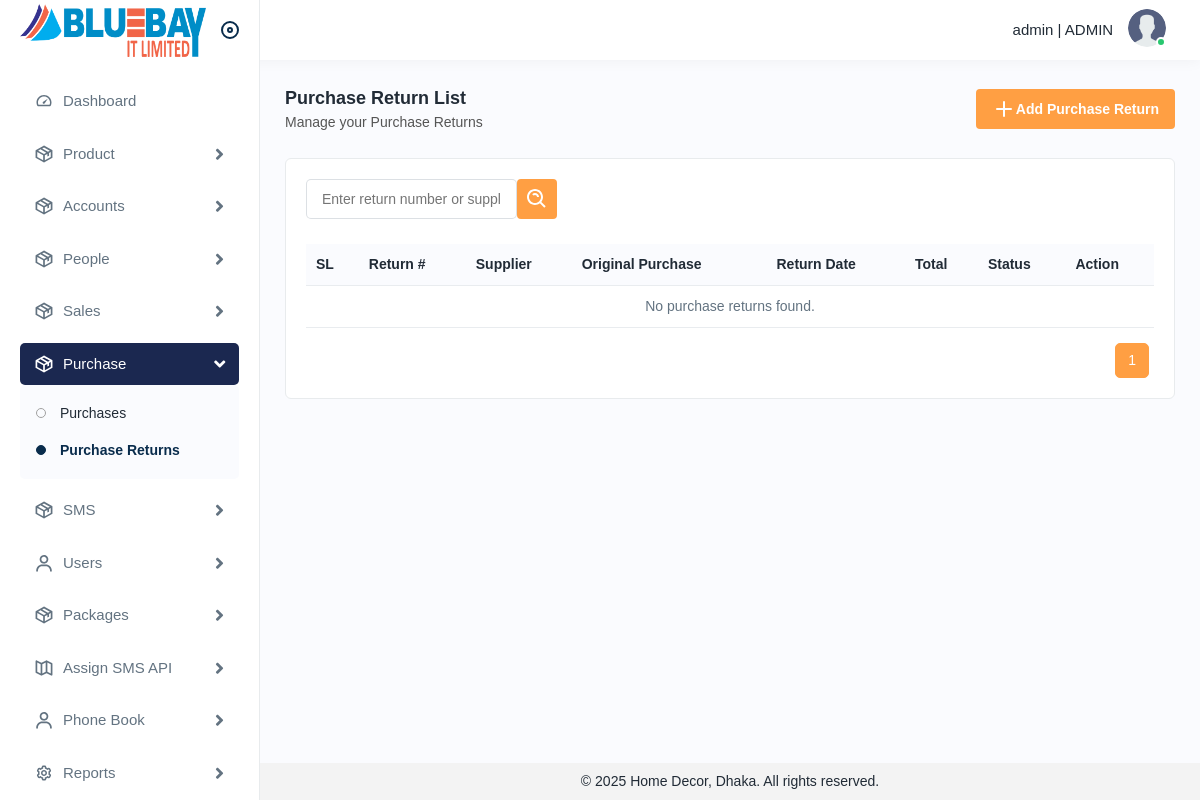
The app's page /purchase-return/purchase-returns/ (signed in), older data.
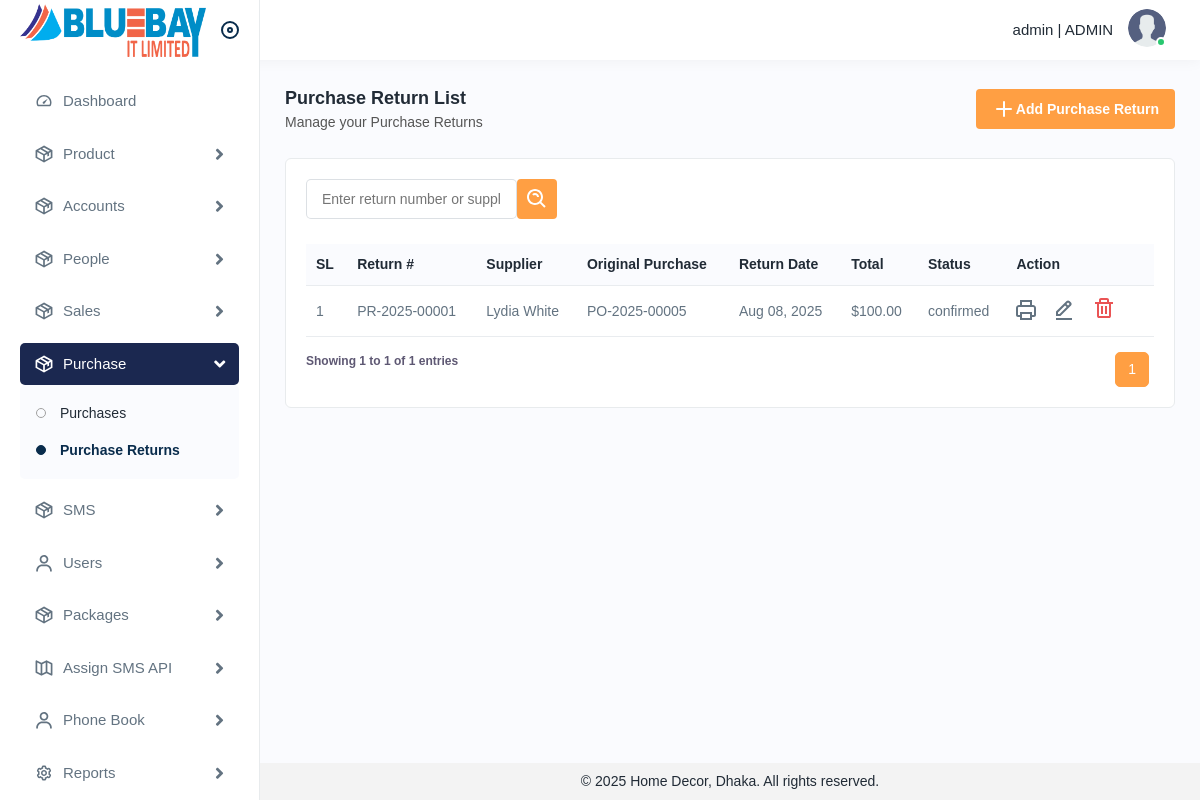
The same page, newer data.
### purchase_return/models.py (models this page shows, shortened)
class PurchaseReturn(BaseModel):
    class Status(models.TextChoices):
        DRAFT = 'draft', 'Draft'
        CONFIRMED = 'confirmed', 'Confirmed'
        PROCESSED = 'processed', 'Processed'
        CANCELLED = 'cancelled', 'Cancelled'
    payment_ledger = models.ForeignKey(LedgerAccount, on_delete=models.RESTRICT, null=True, blank=True, related_name='purchase_returns_payment')
    supplier = models.ForeignKey(Supplier, on_delete=models.SET_NULL, null=True, related_name='supplier_purchase_returns')
    original_purchase = models.ForeignKey(Purchase, on_delete=models.PROTECT, null=True, blank=True, related_name='returns')
    return_number = models.CharField(max_length=100)
    return_date = models.DateField()
    subtotal = models.DecimalField(max_digits=12, decimal_places=2, default=0)
    discount = models.DecimalField(max_digits=12, decimal_places=2, default=0)
    tax = models.DecimalField(max_digits=12, decimal_places=2, default=0)
    total = models.DecimalField(max_digits=12, decimal_places=2, default=0)
    refunded = models.DecimalField(max_digits=12, decimal_places=2, default=0)
    due = models.DecimalField(max_digits=12, decimal_places=2, default=0)
    reason = models.TextField(blank=True, null=True, help_text="Reason for return")
    note = models.TextField(blank=True, null=True)
    status = models.CharField(max_length=20, choices=Status.choices, default=Status.DRAFT)
    is_active = models.BooleanField(default=True)
    unique_fields = ['return_number']
    class Meta:
        ordering = ['-return_date', '-id']
        verbose_name_plural = 'Purchase Returns'

### authentication/models.py (models this page shows, shortened)
class Supplier(BaseModel):
    name = models.CharField(max_length=255)
    brand = models.ForeignKey(Brand, on_delete=models.RESTRICT, null=True, blank=True)
    email = models.EmailField(blank=True, null=True)
    phone = models.CharField(max_length=20)
    address = models.TextField(blank=True, null=True)
    city = models.CharField(max_length=100, blank=True, null=True)
    is_active = models.BooleanField(default=True)

### purchase/models.py (models this page shows, shortened)
class Purchase(BaseModel):
    class Status(models.TextChoices):
        DRAFT = 'draft', 'Draft'
        CONFIRMED = 'confirmed', 'Confirmed'
        RECEIVED = 'received', 'Received'
        CANCELLED = 'cancelled', 'Cancelled'
    payment_ledger = models.ForeignKey(LedgerAccount, on_delete=models.RESTRICT, null=True, blank=True, related_name='purchases_payment')
    supplier = models.ForeignKey(Supplier, on_delete=models.SET_NULL, null=True, related_name='supplier_purchases')
    invoice_number = models.CharField(max_length=100)
    purchase_date = models.DateField()
    due_date = models.DateField(blank=True, null=True)
    subtotal = models.DecimalField(max_digits=12, decimal_places=2, default=0)
    discount = models.DecimalField(max_digits=12, decimal_places=2, default=0)
    tax = models.DecimalField(max_digits=12, decimal_places=2, default=0)
    total = models.DecimalField(max_digits=12, decimal_places=2, default=0)
    paid = models.DecimalField(max_digits=12, decimal_places=2, default=0)
    due = models.DecimalField(max_digits=12, decimal_places=2, default=0)
    note = models.TextField(blank=True, null=True)
    status = models.CharField(max_length=20, choices=Status.choices, default=Status.DRAFT)
    is_active = models.BooleanField(default=True)
    unique_fields = ['invoice_number']
    class Meta:
        ordering = ['-purchase_date', '-id']
        verbose_name_plural = 'Purchases'

### purchase_return/views/purchase_return.py (the view)
class PurchaseReturnListView(LoginRequiredMixin, OwnerFilterMixin, ListView):
    model = PurchaseReturn
    template_name = 'purchase_return/list.html'
    context_object_name = 'purchase_return_list'
    def get_queryset(self):
        qs = super().get_queryset().select_related('supplier', 'original_purchase')
        search = self.request.GET.get('search_input', '').strip()
        status = self.request.GET.get('status', '').strip()
        if search:
            qs = qs.filter(
                Q(return_number__icontains=search) |
                Q(supplier__name__icontains=search) |
                Q(original_purchase__invoice_number__icontains=search)
            )
        if status:
            qs = qs.filter(status=status)
        return qs
    def get_context_data(self, **kwargs):
        context = super().get_context_data(**kwargs)
        context['search'] = self.request.GET.get('search', '')
        context['selected_status'] = self.request.GET.get('status', '')
        context['status_choices'] = PurchaseReturn.Status.choices
        queryset = context.get('purchase_return_list')
        paginator = Paginator(queryset, 50)
        page_number = self.request.GET.get('page')
        page_obj = paginator.get_page(page_number)
        context['purchase_return_list'] = page_obj
        return context
    def render_to_response(self, context, **response_kwargs):
        if self.request.headers.get('x-requested-with') == 'XMLHttpRequest':
            html = render_to_string('purchase_return/_table_fragment.html', context=context, request=self.request)
            return JsonResponse({'html': html})
        return super().render_to_response(context, **response_kwargs)

### purchase_return/views/purchase_return.py (called while the page is built)
    def get_queryset(self):
        qs = super().get_queryset()
        user = self.request.user
        if not getattr(user, 'role', None) or getattr(user.role, 'name', '').upper() != 'ADMIN':
            qs = qs.filter(created_by=user)
        return qs

### utils/base_model.py (called while the page is built)
    def get_queryset(self):
        return SoftDeletionQuerySet(self.model, using=self._db).filter(
            deleted_at__isnull=True
        )

### purchase_return/templates/purchase_return/list.html (shortened to what this page needs)
{% extends 'base.html' %}
{% load static %}
{% block base %}
<div class="page-wrapper">
    <div class="content">
        <div class="page-header">
            <div class="page-title">
                <h4>Purchase Return List</h4>
                <h6>Manage your Purchase Returns</h6>
            </div>
            <div class="page-btn">
                <a href="{% url 'purchase_return_create' %}" class="btn btn-added">
                    <img src="{% static 'img/icons/plus.svg' %}" alt="img"> Add Purchase Return
                </a>
            </div>
        </div>
        <div class="card">
            <div class="card-body">
                <form id="filterForm" method="get" action="{% url 'purchase_return_list' %}">
                    <div class="table-top">
                        <div class="search-set">
                            <div class="form-group mb-0">
                                <input type="text" name="search_input" placeholder="Enter return number or supplier name" value="{% if filter_search_input %}{{ filter_search_input }}{% endif%}">
                            </div>
                            <div class="col-lg-2 col-sm-6 col-4 pl-0">
                                <div class="form-group mb-0">
                                    <button type="submit" class="btn btn-filters"><img src="{% static 'img/icons/search-whites.svg' %}" alt="img"></button>
                                </div>
                            </div>
                        </div>
                    </div>
                </form>
                {% include 'purchase_return/_table_fragment.html' %}
            </div>
        </div>
    </div>
</div>
{% endblock base %}

### purchase_return/templates/purchase_return/_table_fragment.html (shortened to what this page needs)
{% load static %}
<div id="purchase-return-list">
    <div class="table-responsive">
        <table class="table">
            <thead>
                <tr>
                    <th>SL</th>
                    <th>Return #</th>
                    <th>Supplier</th>
                    <th>Original Purchase</th>
                    <th>Return Date</th>
                    <th>Total</th>
                    <th>Status</th>
                    <th>Action</th>
                </tr>
            </thead>
            <tbody>
                {% for purchase_return in purchase_return_list %}
                    <tr>
                        <td>{{ purchase_return_list.start_index|add:forloop.counter0 }}</td>
                        <td>{{ purchase_return.return_number }}</td>
                        <td>{{ purchase_return.supplier.name|default:"N/A" }}</td>
                        <td>{{ purchase_return.original_purchase.invoice_number|default:"N/A" }}</td>
                        <td>{{ purchase_return.return_date|date:"M d, Y" }}</td>
                        <td>${{ purchase_return.total|floatformat:2 }}</td>
                        <td>{{ purchase_return.status }}</td>
                        <td>
                            <a class="me-3" href="{% url 'purchase_return_invoice_pdf' purchase_return.id %}" title="Download Return PDF" target='__blank'>
                                <img src="{% static 'img/icons/printer.svg' %}" alt="Print Return">
                            </a>
                            <a class="me-3" href="{% url 'purchase_return_update' purchase_return.id %}">
                                <img src="{% static 'img/icons/edit.svg' %}" alt="img">
                            </a>
                            <a class="me-3 confirm-text delete-btn" href="#" data-url="{% url 'purchase_return_delete' purchase_return.id %}">
                                <img src="{% static 'img/icons/delete.svg' %}" alt="img">
                            </a>
                        </td>
                    </tr>
                {% empty %}
                    <tr>
                        <td colspan="8" class="text-center">No purchase returns found.</td>
                    </tr>
                {% endfor %}
            </tbody>
        </table>
    </div>
    <div class="pagination-container d-flex justify-content-between">
        <div class="pagination table-info">
            {% if purchase_return_list %}
                <p>
                    Showing
                    {{ purchase_return_list.start_index }}
                    to
                    {{ purchase_return_list.end_index }}
                    of
                    {{ purchase_return_list.paginator.count }}
                    entries
                </p>
            {% endif %}
        </div>
        <nav aria-label="Page navigation">
            <ul class="pagination">
                {% for num in purchase_return_list.paginator.page_range %}
                    {% if purchase_return_list.number < 5 %}
                        {% if num <= 5 %}
                            <li class="page-item {% if purchase_return_list.number == num %}active{% endif %}">
                                <a class="page-link" href="?page={{ num }}" data-page="{{ num }}">{{ num }}</a>
                            </li>
                        {% endif %}
                    {% else %}
                        {% if num >= purchase_return_list.number|add:-1 and num <= purchase_return_list.number|add:1 %}
                            <li class="page-item {% if purchase_return_list.number == num %}active{% endif %}">
                                <a class="page-link" href="?page={{ num }}" data-page="{{ num }}">{{ num }}</a>
                            </li>
                        {% endif %}
                    {% endif %}
                {% endfor %}
            </ul>
        </nav>
    </div>
</div>

Row changes from the older to the newer data that the page shows:
added PurchaseReturn: start_index|add "1", return_number "PR-2025-00001", supplier.name "Lydia White", original_purchase.invoice_number "PO-2025-00005", return_date "Aug 08, 2025", total "100.00", status "confirmed"
Text that changed along with them:
{{ purchase_return_list.start_index }}: (not shown) → "1"
{{ purchase_return_list.end_index }}: (not shown) → "1"
{{ purchase_return_list.paginator.count }}: (not shown) → "1"
text no longer shown: "No purchase returns found."
text now shown: "Showing to of entries"
